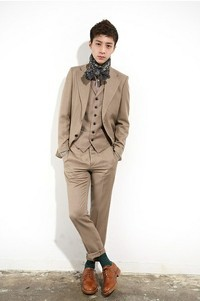
#> input picture P1-test02/images/handsomeboy01.jpg, 200 x 301 px
$ python tutorial_Numpy_03.py   (older library calls are emulated)
#> lines starting #> are read from the running program, lines starting #| are printed output that depends on the picture
import cv2 as cv
import numpy as np


# [23 lines of commented-out code are left out]
def inverse(image):
    dst = cv.bitwise_not(image)
    cv.imshow("Inverse Windows06",dst)
# # 运行速度：当前所用的时间为：32.9174 ms


# 创建一张图片，定义图片的大小以及dtype类型
# [57 lines left out: function create_image, not called in this run]

print("----------- Hello Guyan -----------")
src = cv.imread('./images/handsomeboy01.jpg')
#> src is the input picture: shape (301, 200, 3); mean B, G, R 210.6, 216.9, 223.1
cv.namedWindow("Image Windows01",cv.WINDOW_AUTOSIZE)
cv.imshow("Image Windows01",src)

# getTickCount()返回从操作F系统启动到当前所经过的计时周期数
t1 = cv.getTickCount()
# access_pixels(src)
# getTickCount()函数，返回从操作系统启动到当前的计时周期数

# 此时就只是调用自己创建图片的函数create_image()
# create_image()
inverse(src)
#> in inverse, `dst = cv.bitwise_not(image)`:
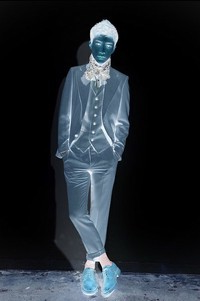
#> dst: shape (301, 200, 3); mean B, G, R 44.4, 38.1, 31.9

t2 = cv.getTickCount()
# getTickFrequency()函数，用于返回CPU的频率，
# (getTickCount1 - getTickCount2)/getTickFrequency():
# (当前次数 - 开始计时次数) / 每秒钟重复次数 = 等于从开始到当前所用的时间。
time = (t2 - t1) / cv.getTickFrequency()

# 注意这里一定要带上括号，要不然就会将当前是所用的时间打印1000次
# print('当前所用的时间为：%s ms' % time*1000)
print('当前所用的时间为：%s ms' % (time*1000))
cv.waitKey(0)
cv.destroyAllWindows()

$ run again, with P1-test02/images/flowers01.jpg copied over P1-test02/images/handsomeboy01.jpg
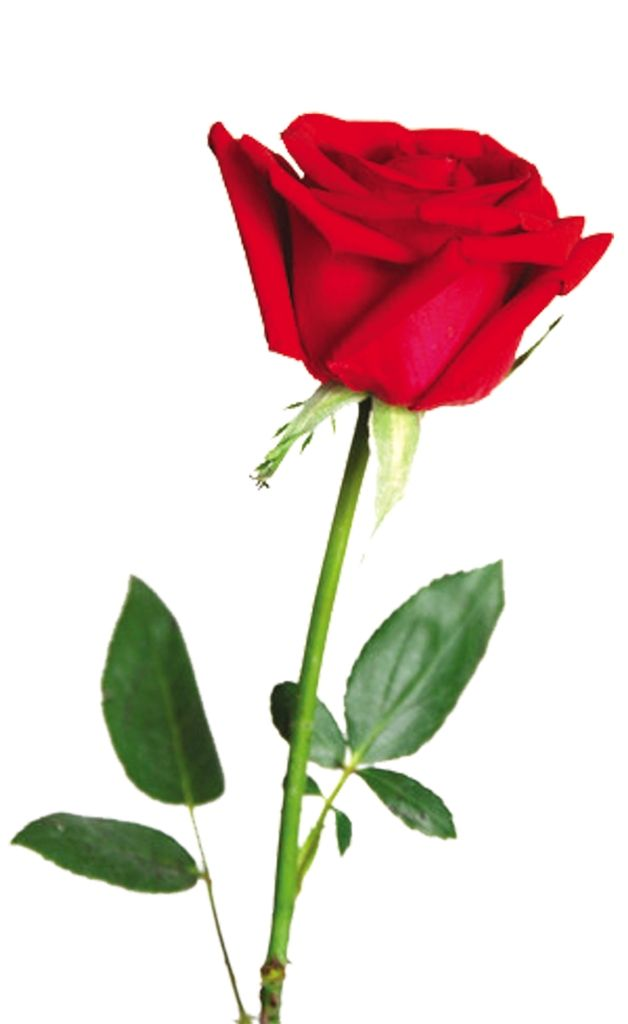
#> input picture P1-test02/images/flowers01.jpg, 628 x 1024 px
#> src is the input picture: shape (1024, 628, 3); mean B, G, R 205.5, 209.3, 227.4
#> in inverse, `dst = cv.bitwise_not(image)`:
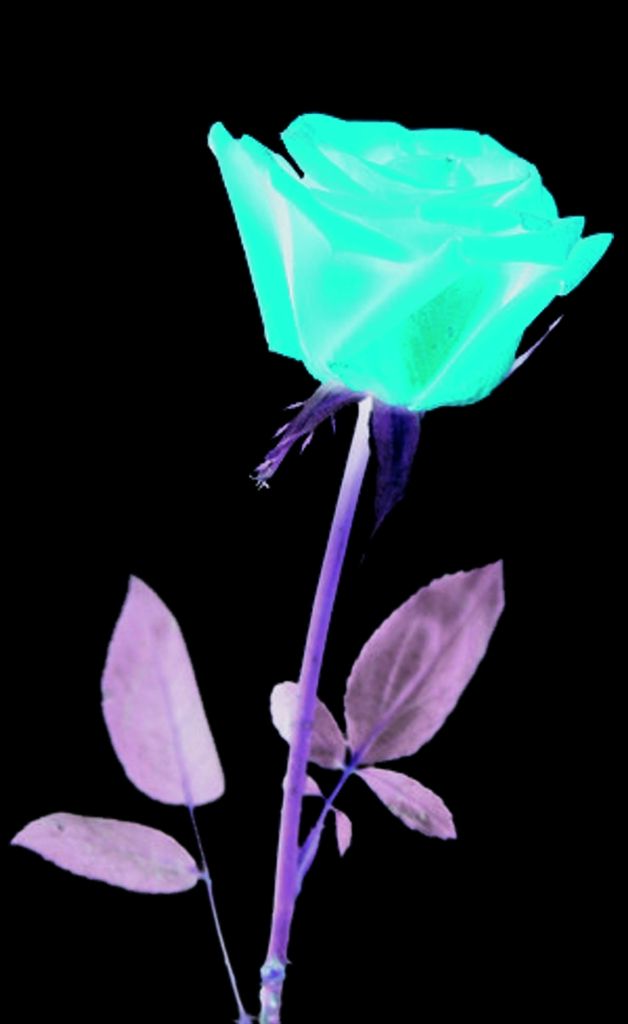
#> dst: shape (1024, 628, 3); mean B, G, R 49.5, 45.7, 27.6

$ run again, with P1-test02/images/flowers02.jpg copied over P1-test02/images/handsomeboy01.jpg
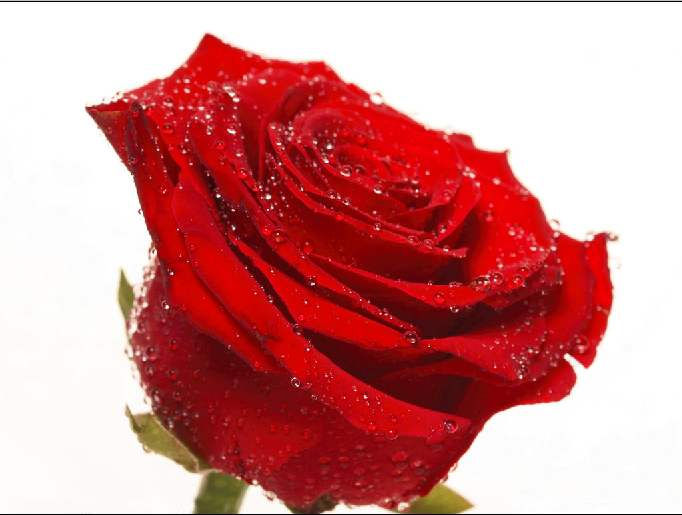
#> input picture P1-test02/images/flowers02.jpg, 682 x 515 px
#> src is the input picture: shape (515, 682, 3); mean B, G, R 140.3, 139.7, 208.9
#> in inverse, `dst = cv.bitwise_not(image)`:
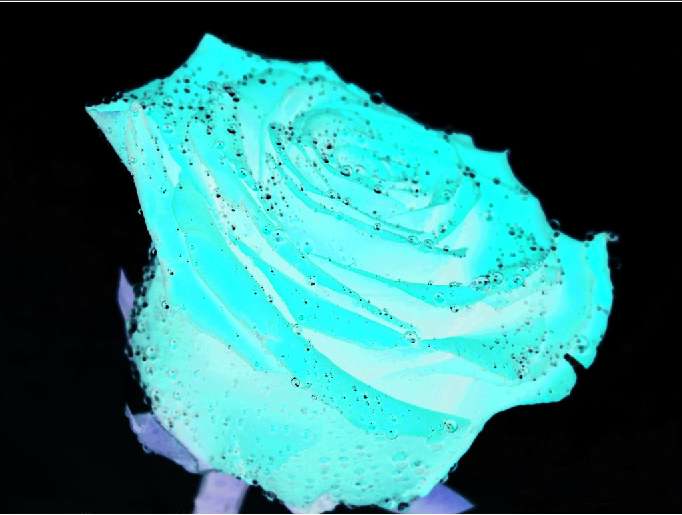
#> dst: shape (515, 682, 3); mean B, G, R 114.7, 115.3, 46.1
